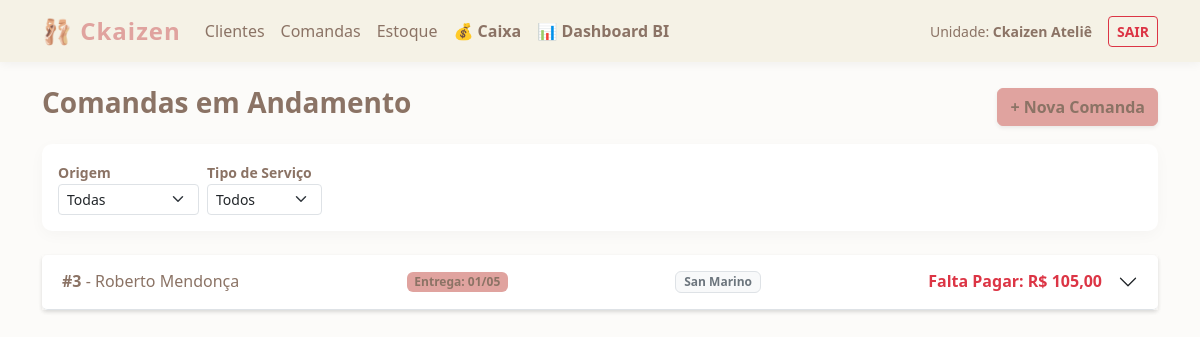
The app's page /producao/comandas/ (signed in) with its own data.
### core/models.py (models this page shows, shortened)
class Usuario(AbstractUser):
    TIPO_USUARIO = (
        ('gerente', 'Gerente'),
        ('funcionario', 'Funcionario'),
    )
    email = models.EmailField('Endereço de e-mail', unique=True)
    empresa = models.ForeignKey(
        Empresa,
        on_delete=models.CASCADE,
        related_name='usuarios',
        null=True,
        blank=True
    )
    tipo = models.CharField(max_length=15, choices=TIPO_USUARIO, default='funcionario')
    telefone = models.CharField(max_length=15, blank=True, null=True)
    USERNAME_FIELD = 'email'
    REQUIRED_FIELDS = ['username']

class Empresa(models.Model):
    nome_fantasia = models.CharField(max_length=100)
    cnpj = models.CharField(max_length=18, unique=True, null=True, blank=True)
    data_cadastro = models.DateTimeField(auto_now_add=True)

class Cliente(models.Model):
    id = models.UUIDField(primary_key=True, default=uuid.uuid4, editable=False)
    empresa = models.ForeignKey(Empresa, on_delete=models.CASCADE)
    nome_completo = models.CharField(max_length=255)
    cpf = models.CharField(max_length=14, unique=False)
    telefone = models.CharField(max_length=15)
    cep = models.CharField(max_length=9)
    logradouro = models.CharField(max_length=255)
    numero = models.CharField(max_length=20)
    complemento = models.CharField(max_length=100, blank=True, null=True)
    bairro = models.CharField(max_length=100)
    cidade = models.CharField(max_length=100)
    uf = models.CharField(max_length=2)
    data_cadastro = models.DateTimeField(auto_now_add=True)
    ativo = models.BooleanField(default=True)
    class Meta:
        verbose_name = "Cliente"
        verbose_name_plural = "Clientes"
        ordering = ['nome_completo']

### producao/models.py (models this page shows, shortened)
class Comanda(models.Model):
    STATUS_CHOICES = (
        ('recebido', 'Recebido'),
        ('em_analise', 'Em Análise'),
        ('em_costura', 'Em Costura'),
        ('ajuste_final', 'Ajuste Final'),
        ('pronto', 'Pronto'),
        ('entregue', 'Entregue'),
    )
    ORIGEM_CHOICES = (
        ('san_marino', 'San Marino'),
        ('nossa_escola', 'Nossa Escola'),
        ('colegio_torres', 'Colégio Torres'),
        ('indicacao', 'Indicação'),
        ('avulso', 'Avulso'),
        ('google', 'Google'),
        ('instagram', 'Instagram'),
    )
    empresa = models.ForeignKey(Empresa, on_delete=models.CASCADE)
    cliente = models.ForeignKey(Cliente, on_delete=models.PROTECT)
    status = models.CharField(max_length=20, choices=STATUS_CHOICES, default='recebido')
    origem = models.CharField(max_length=20, choices=ORIGEM_CHOICES, null=True, blank=True)
    data_entrada = models.DateTimeField(auto_now_add=True)
    data_entrega_prevista = models.DateField()
    data_entrega_real = models.DateField(null=True, blank=True)
    valor_total = models.DecimalField(max_digits=10, decimal_places=2, default=Decimal('0.00'))
    observacoes = models.TextField(blank=True, null=True)
    ativo = models.BooleanField(default=True)
    class Meta:
        verbose_name = "Comanda"
        verbose_name_plural = "Comandas"
        ordering = ['-data_entrada']
    @property
    def saldo_devedor(self):
        try:
            recebidos = self.pagamentos.filter(tipo='receita').aggregate(total=Sum('valor'))['total'] or Decimal('0.00')
            return self.valor_total - recebidos
        except AttributeError:
            return self.valor_total

### producao/views.py (the view)
# urls.py: path('', lambda request: redirect('listar_comandas')),
@login_required
def listar_comandas(request):
    comandas = Comanda.objects.filter(
        empresa=request.user.empresa,
        ativo=True
    ).exclude(status='entregue').order_by('data_entrega_prevista')
    origem = request.GET.get('origem')
    tipo_servico = request.GET.get('tipo_servico')
    if origem:
        comandas = comandas.filter(origem=origem)
    if tipo_servico:
        comandas = comandas.filter(itens__tipo_servico=tipo_servico).distinct()
    return render(request, 'producao/comanda_list.html', {
        'comandas': comandas,
        'status_opcoes': Comanda.STATUS_CHOICES,
        'origem_opcoes': Comanda.ORIGEM_CHOICES,
        'tipo_servico_opcoes': ItemComanda.TIPO_SERVICO_CHOICES,
        'filtro_origem': origem or '',
        'filtro_tipo_servico': tipo_servico or '',
    })

### producao/templates/producao/comanda_list.html (shortened to what this page needs)
{% extends 'base.html' %}
{% block content %}
<div class="d-flex justify-content-between align-items-center mb-3">
    <h3 class="fw-bold text-ckaizen">Comandas em Andamento</h3>
    <a href="{% url 'nova_comanda' %}" class="btn btn-primary shadow-sm">+ Nova Comanda</a>
</div>
<div class="card shadow-sm border-0 mb-4">
    <div class="card-body py-3">
        <form method="get" class="row g-2 align-items-center">
            <div class="col-auto">
                <label class="form-label mb-0 fw-bold small text-ckaizen">Origem</label>
                <select name="origem" class="form-select form-select-sm" onchange="this.form.submit()">
                    <option value="">Todas</option>
                </select>
            </div>
            <div class="col-auto">
                <label class="form-label mb-0 fw-bold small text-ckaizen">Tipo de Serviço</label>
                <select name="tipo_servico" class="form-select form-select-sm" onchange="this.form.submit()">
                    <option value="">Todos</option>
                </select>
            </div>
        </form>
    </div>
</div>
<div class="accordion shadow-sm" id="accordionComandas">
    {% for comanda in comandas %}
    <div class="accordion-item mb-3 border-0 rounded shadow-sm overflow-hidden">
        <h2 class="accordion-header">
            <button class="accordion-button collapsed bg-white border-bottom border-ckaizen" type="button" data-bs-toggle="collapse" data-bs-target="#collapse{{ comanda.id }}">
                <div class="d-flex justify-content-between w-100 me-3 align-items-center text-ckaizen">
                    <span><strong>#{{ comanda.id }}</strong> - {{ comanda.cliente.nome_completo }}</span>
                    <span class="badge" style="background-color: var(--ckaizen-pink); color: var(--ckaizen-brown);">
                        Entrega: {{ comanda.data_entrega_prevista|date:"d/m" }}
                    </span>
                    {% if comanda.origem %}
                    <span class="badge bg-light text-secondary border">{{ comanda.get_origem_display }}</span>
                    {% endif %}
                    {% if comanda.saldo_devedor > 0 %}
                        <span class="fw-bold text-danger">Falta Pagar: R$ {{ comanda.saldo_devedor }}</span>
                    {% else %}
                        <span class="fw-bold text-success">Pago</span>
                    {% endif %}
                </div>
            </button>
        </h2>
    </div>
    {% empty %}
    <div class="alert alert-light border text-center text-ckaizen fw-bold py-5">Nenhuma comanda encontrada.</div>
    {% endfor %}
</div>
{% endblock %}

### core/templates/base.html (shortened to what this page needs)
<!DOCTYPE html>
<html lang="pt-br">
<head>
    <link href="https://cdn.jsdelivr.net/npm/bootstrap@5.3.0/dist/css/bootstrap.min.css" rel="stylesheet">
</head>
<body>
    <nav class="navbar navbar-expand-lg navbar-light mb-4">
        <div class="container">
            <a class="navbar-brand fw-bold" href="{% url 'listar_comandas' %}">🩰 Ckaizen</a>
            <div class="collapse navbar-collapse" id="navbarNav">
                <ul class="navbar-nav me-auto">
                    <li class="nav-item"><a class="nav-link" href="{% url 'listar_clientes' %}">Clientes</a></li>
                    <li class="nav-item"><a class="nav-link" href="{% url 'listar_comandas' %}">Comandas</a></li>
                    <li class="nav-item"><a class="nav-link" href="{% url 'listar_estoque' %}">Estoque</a></li>
                    <li class="nav-item"><a class="nav-link fw-semibold text-success" href="{% url 'listar_transacoes' %}">💰 Caixa</a></li>
                    {% if user.tipo == 'gerente' or user.is_superuser %}
                    <li class="nav-item"><a class="nav-link fw-bold text-warning" href="{% url 'dashboard_financeiro' %}">📊 Dashboard BI</a></li>
                    {% endif %}
                </ul>
                <div class="navbar-nav align-items-center">
                    <span class="me-3 small text-ckaizen">Unidade: <strong>{{ user.empresa.nome_fantasia }}</strong></span>
                    <form action="{% url 'logout' %}" method="post" class="d-inline">
                        <button type="submit" class="btn btn-sm btn-outline-danger text-uppercase fw-bold">Sair</button>
                    </form>
                </div>
            </div>
        </div>
    </nav>
    <div class="container">
        {% block content %}{% endblock %}
    </div>
</body>
</html>

### core/templates/base.html (style rules this page uses)
:root { --ckaizen-pink: #E0A39F; --ckaizen-pink-hover: #c98e8a; --ckaizen-brown: #8B7365; --ckaizen-cream: #F5F2E6; --ckaizen-bg: #fcfbf9; --ckaizen-danger: #dc3545; }
body { background-color: var(--ckaizen-bg); font-family: 'Segoe UI', Tahoma, Geneva, Verdana, sans-serif; color: var(--ckaizen-brown); }
.navbar { background-color: var(--ckaizen-cream) !important; box-shadow: 0 2px 10px rgba(0,0,0,0.05); }
.navbar-brand { color: var(--ckaizen-pink) !important; font-size: 1.5rem; letter-spacing: 1px; }
.nav-link { color: var(--ckaizen-brown) !important; font-weight: 500; }
.text-ckaizen { color: var(--ckaizen-brown) !important; }
.btn-primary { background-color: var(--ckaizen-pink); border-color: var(--ckaizen-pink); color: var(--ckaizen-brown); font-weight: 700; }
.card { border: none; border-radius: 10px; box-shadow: 0 4px 15px rgba(0,0,0,0.03) !important; }

### records on screen
Usuario: empresa.nome_fantasia "Ckaizen Ateliê"
Comanda: id "3", cliente.nome_completo "Roberto Mendonça", data_entrega_prevista "01/05", origem "San Marino", saldo_devedor "105,00"
